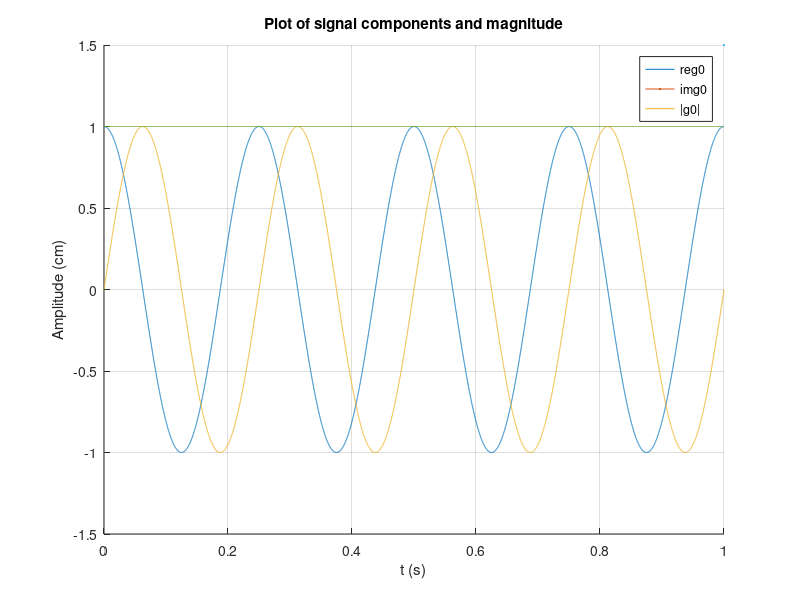

Recreate this plot in MATLAB. (Note: this script raises an error after producing the figure.)
%%
% Slade Brooks
% brooksl@mail.uc.edu
% 09.10.25
% BME6013C
% Lab 03

%clear variables
%close all

%% Part 1
%% Part 1.a
% define time step and length
T = 1;
dt = 0.0001;
t = 0:dt:T;

% define m and n
m = 1;
n = 5;

% calculate the signal
g0 = exp(-j*2*pi*m*t/T).*exp(j*2*pi*n*t/T);

% determine the real, imaginary, and magnitude
g0r = real(g0);
g0im = imag(g0);
g0mag = abs(g0);

% plot data
figure()
hold on
plot(t, g0r, linewidth=1.5); plot(t, g0im, linewidth=1.5); plot(t, g0mag, linewidth=1.5);
hold off
legend({"re\{g0\}","im\{g0\}","|g0|"}); title("Plot of signal components and magnitude")
ylim([-1.5 1.5]); xlim([0 T]); ylabel("Amplitude (cm)"); xlabel("t (s)"); grid on;

% using datatips, measure the signal at a couple peaks (time btn 3 peaks)
ts = 0.7495 - 0.2498;     % measured time diff
npks = 2;                 % n cycles
f_est = npks/ts;
disp("f measured = " + f_est + " Hz") % there is a frequency of 4 Hz visible in the data

%% Part 1.b
% calculate rfg (the numerical approx should be the mean of a discrete signal)
% so rfg = 1/N sum(g(0: N-1))
r_fg_1b = 1/size(t, 2)*sum(g0(1:end - 1));
disp("rfg = " + r_fg_1b);      % r_fg is e-17 so basically 0

%% Part 1.c
% set equal m and n
mc = 5;
nc = 5;

% calculate new values for g0
g0c = exp(-j*2*pi*mc*t/T).*exp(j*2*pi*nc*t/T);

% same as before to determine rfg
r_fg_1c = 1/size(t, 2)*sum(g0c(1:end-1));
disp("rfg c = " + r_fg_1c);   % r_fg is 1 this time as expected

%% Part 2
% load problem file
p_6_5 = load("p_6_5.mat");

% get variable list
whos -file p_6_5

%% Part 2.a
% pull out data array
x = p_6_5.x;
lx = size(x, 2);

% set up new range of Ts
fs = 100;
Ts = 1/fs;
t = linspace(0, Ts*lx, lx);

% plot data
figure()
plot(t, x);
xlim([0 Ts*lx]); ylim([-100 100]);
xlabel("t (s)"); ylabel("Amplitude (cm)"); grid on;
title("Plot of EEG data")

%% Part 2.b
% use xcorr to get r vals and lag vals
[r, lag] = xcorr(x, "coeff");

% plot autocorr
figure()
plot(lag*Ts, r);
xlim([-10 10]); ylim([-0.2 1]);
xlabel("Lag (s)"); ylabel("r"); grid on;
title("Plot of EEG autocorrelation function")

%% Part 2.c
% measure freq from autocorr using datatips
ts = (159 - 21)*Ts;      % measured times lag in samples and convert to seconds
npks = 20;          % number of peaks btn peaks
f = npks/ts;        % calculated frequency
disp("f = " + f + " Hz")

% to verify, check a shorter time span also (same method)
ts2 = (49 - 21)*Ts;
npks2 = 4;
f2 = npks2/ts2;
disp("less accurate f = " + f2 + " Hz")